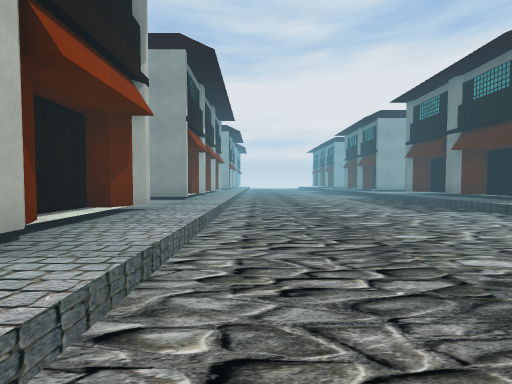
View 1 (above)

17 first-person views from a walk through a Unity game level. The camera is 1.2 m above the floor, tilts 2° down and sees 90° across. The floor is counted in squares, 2 m on a side. Each view is taken from the middle of a square. On the plan, view 1 faces up. The plan holds only what a view shows up to about 9 squares ahead; the rest is blank. The place goes on beyond the plan. The player character is not drawn. Some animated figures are left out. Some surface patterns are stand-ins.

View 2
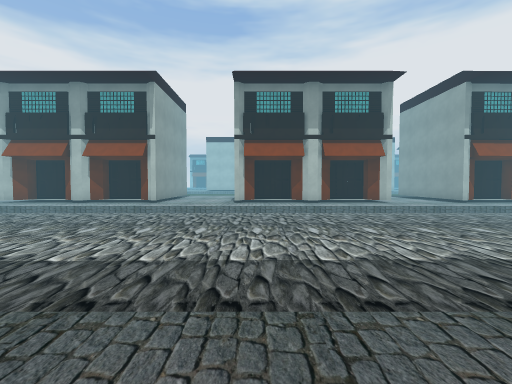

View 3
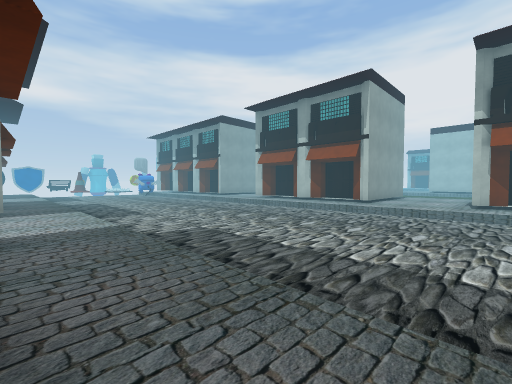

View 4
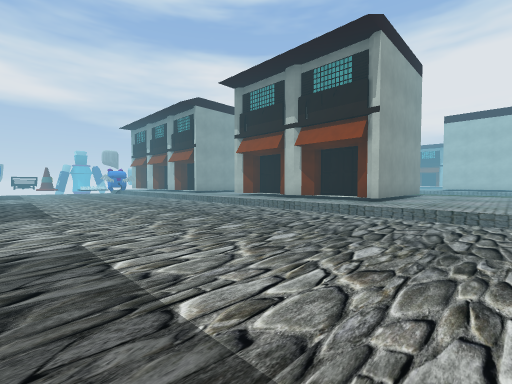

View 5
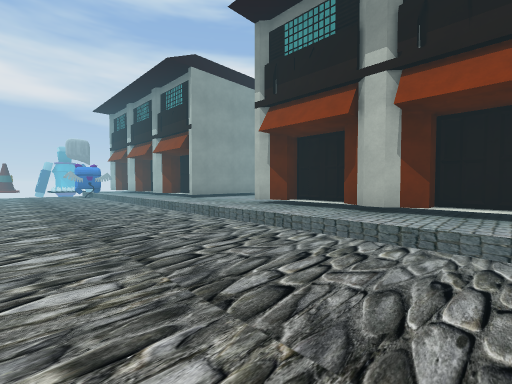

View 6
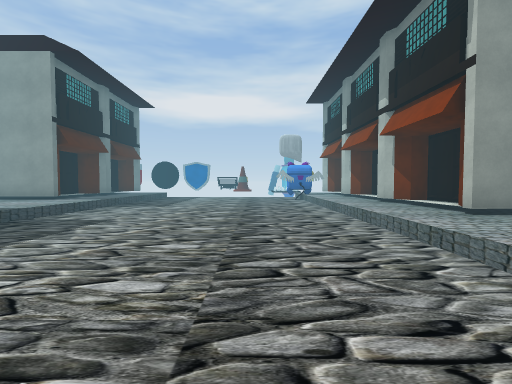

View 7
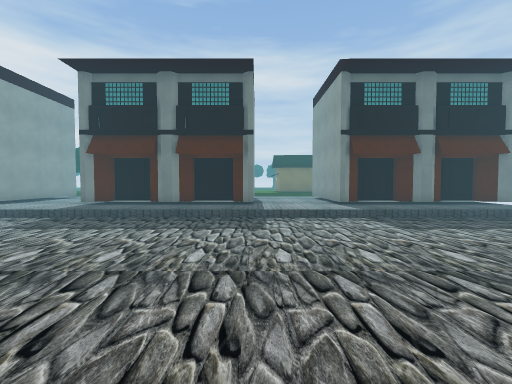

View 8
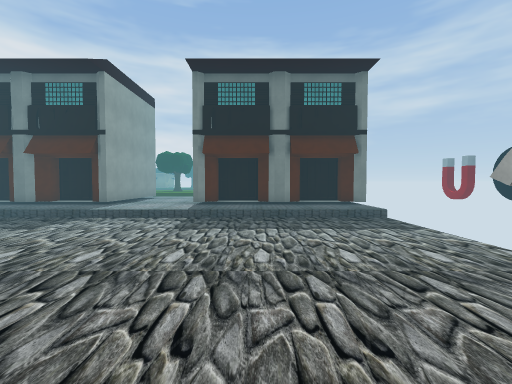

View 9
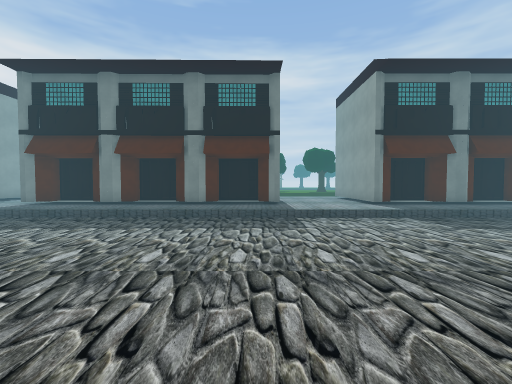

View 10
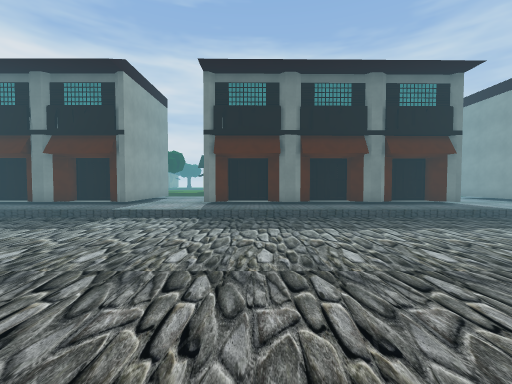

View 11
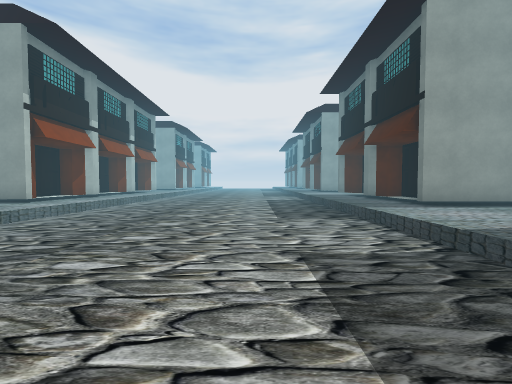

View 12
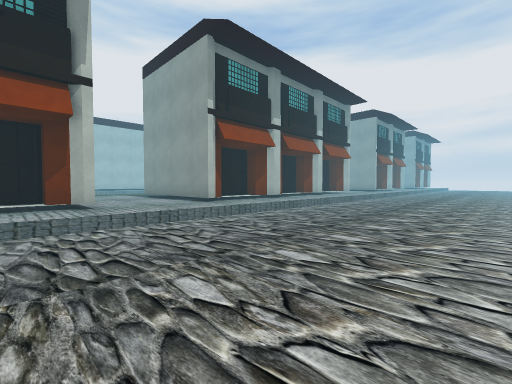

View 13
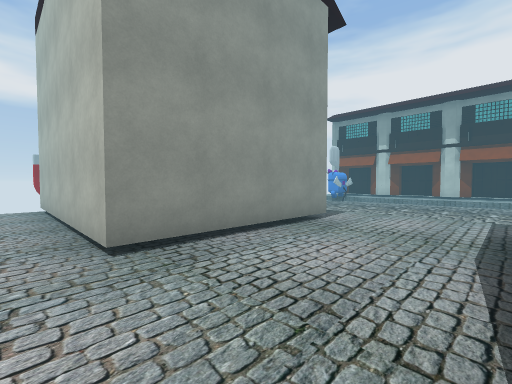

View 14
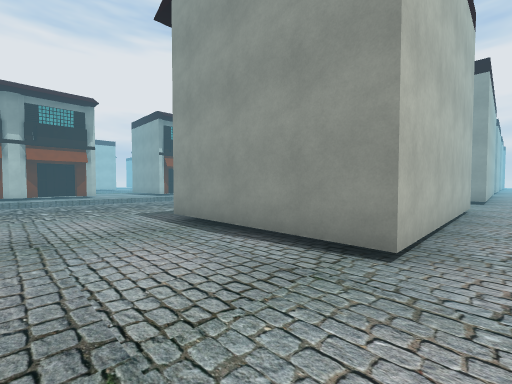

View 15
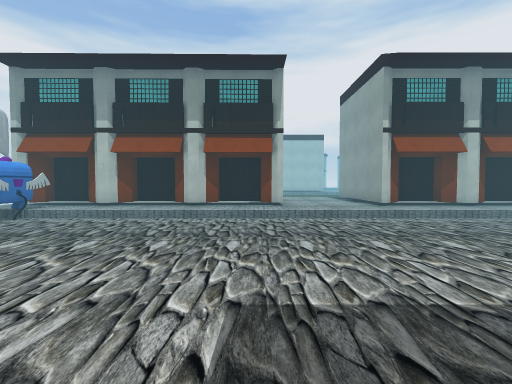

View 16
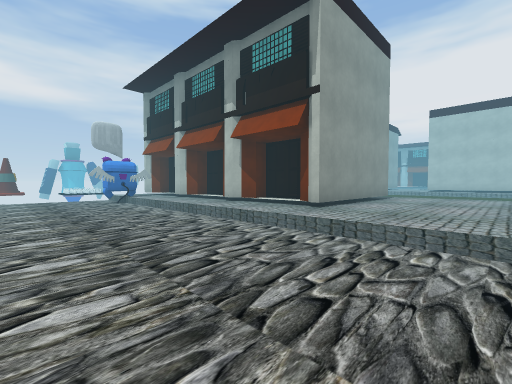

View 17
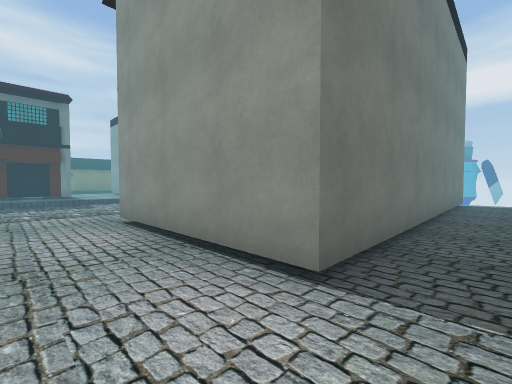

### Floor plan
Key: @ floor where view 1 was taken; # wall or solid block; x gap in a wall; . main floor; : floor 0.5 m higher than the main floor; / step, stairs or slope; O other object.
Columns run from 6 left of view 1 to 10 right of it. Each row starts with its distance up from view 1.
 10    #//...../##
  9    ##:.....//#
  8     #:...../##
  7  ####:.....//#
  6 ::::::...../###
  5 ::::::...../:::
  4    ##:...../:::
  3    #//...../##
  2    ##:.....//#
  1    #//...../##
  0    ##:@....//#
 -1 ::::::.....//###:
 -2 ::::::.....//###:
 -3 :####:.....//###:
 -4    #//...../:::::
 -5    ##:...../:::::
 -6     #:...../##:::
 -7   ###:.....//###:
 -8 ::::::...../####:
 -9 ::::::.....//###:
-10 :::##:.....//###:
-11 :###//...../####:
-12 :####:...../:::::
-13 :# ##:...../##:::
-14 :# #//.....//###:
-15 :# ##:.....//###:
-16 :#  #OO..../## #:
-17 :#  #:.....//# #:
-18             x# #

Positions as (right, up) in squares from view 1, and headings:
1: (0, 0), facing up
2: (6, 0), facing left
3: (6, 0), facing down-left
4: (4, -1), facing down-left
5: (2, -4), facing down-left
6: (1, -7), facing down
7: (-1, -11), facing right
8: (-1, -15), facing right
9: (-1, -3), facing right
10: (-1, 2), facing right
11: (3, 1), facing up
12: (3, 3), facing up-left
13: (10, -11), facing down-left
14: (10, -13), facing up-left
15: (5, -11), facing left
16: (2, -8), facing down-left
17: (-6, -9), facing down-right
